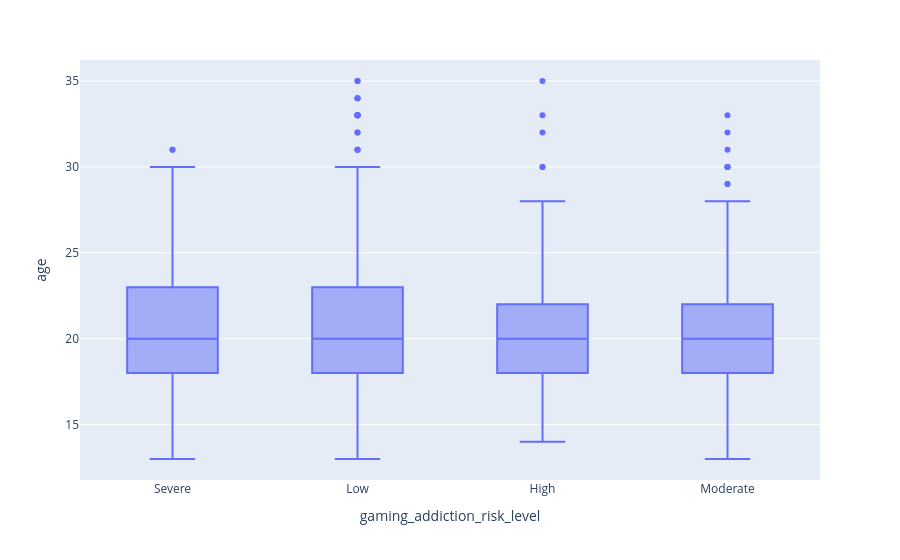

Write notebook code for a chart like this one.
### Code cell
px.box(df, x="gaming_addiction_risk_level", y="age")

### Figure 1 — Plotly figure (JSON) as saved in the notebook; plotly's stock layout.template omitted (floating-point values rounded to 4 significant figures; data arrays with more than 128 entries replaced by an {"elided": "..."} marker saying what was removed)
{"data": [{"alignmentgroup": "True", "hovertemplate": "gaming_addiction_risk_level=%{x}<br>age=%{y}<extra></extra>", "legendgroup": "", "marker": {"color": "#636efa"}, "name": "", "notched": false, "offsetgroup": "", "orientation": "v", "showlegend": false, "type": "box", "x": {"elided": "1000 str values"}, "x0": " ", "xaxis": "x", "y": {"elided": "1000 int values"}, "y0": " ", "yaxis": "y"}], "layout": {"boxmode": "group", "legend": {"tracegroupgap": 0}, "margin": {"t": 60}, "xaxis": {"anchor": "y", "domain": [0, 1], "title": {"text": "gaming_addiction_risk_level"}}, "yaxis": {"anchor": "x", "domain": [0, 1], "title": {"text": "age"}}}}
